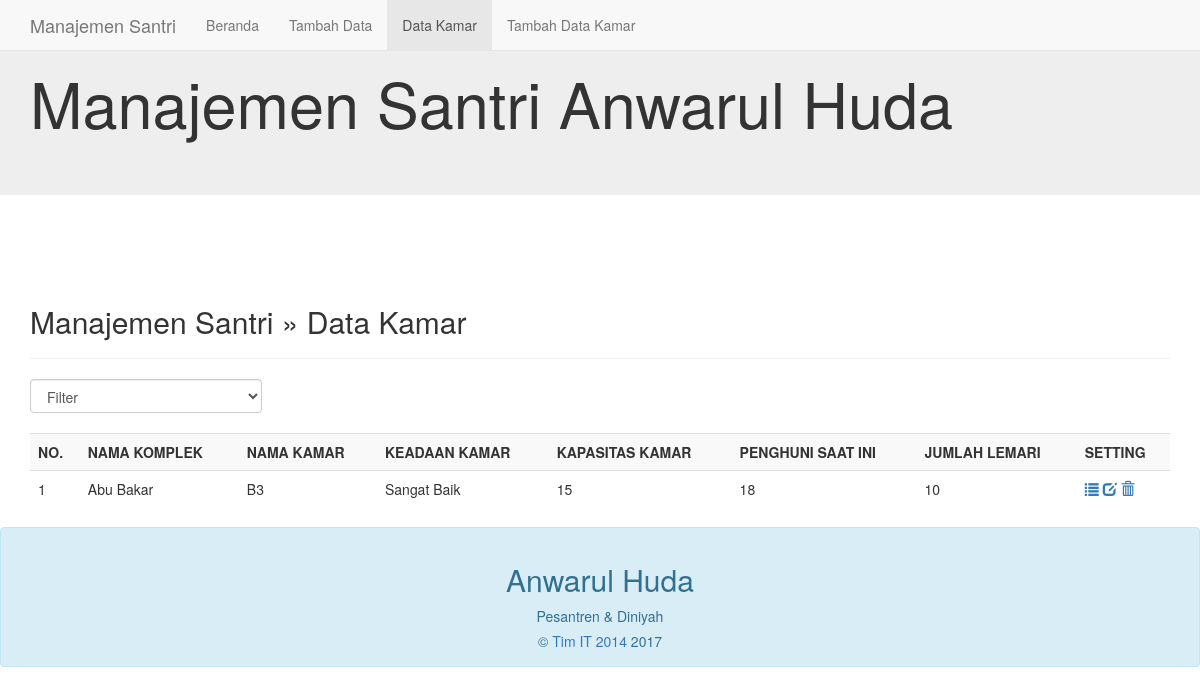
The page /datakamar.php on the database its author committed.
### tables this page shows
CREATE TABLE `data_kamar` (
  `nama_komplek` varchar(100) NOT NULL,
  `nama_kamar` varchar(100) NOT NULL DEFAULT '',
  `keadaan_kamar` varchar(100) NOT NULL,
  `kapasitas` int(11) NOT NULL,
  `penghuni_sekarang` int(11) NOT NULL,
  `jumlah_lemari` int(11) NOT NULL,
  `id_kamar` int(11) NOT NULL,
  `id_komplek` int(11) NOT NULL
);

### datakamar.php (the view, shortened to what this page needs)
<?php
include("koneksi.php");
?>
<!DOCTYPE html>
<html lang="en">
<head>
	<link href="css/bootstrap.min.css" rel="stylesheet">
</head>
<body>
	<header>
		<div class="jumbotron" >
			<div class="container" >
				<h1> Manajemen Santri Anwarul Huda</h1>
			</div>
		</div>
	</header>
	<nav class="navbar navbar-default navbar-fixed-top">
		<div class="container">
			<div class="navbar-header">
				<a class="navbar-brand hidden-xs hidden-sm" href="#">Manajemen Santri</a>
			</div>
			<div id="navbar" class="navbar-collapse collapse">
				<ul class="nav navbar-nav">
					<li><a href="index.php">Beranda</a></li>
					<li><a href="add.php">Tambah Data</a></li>
					<li class="active"><a href="datakamar.php">Data Kamar</a></li>
					<li><a href="add_kamar.php">Tambah Data Kamar</a></li>
				</ul>
			</div>
		</div>
	</nav>
	<div class="container">
		<div class="content">
			<h2>Manajemen Santri &raquo; Data Kamar</h2>
			<hr />
			<form class="form-inline" method="get">
				<div class="form-group">
					<select name="urut" class="form-control" onchange="form.submit()">
						<option value="0">Filter</option>
					</select>
				</div>
			</form>
			<br />
			<div class="table-responsive">
			<table class="table table-striped table-hover">
				<tr>
					<th>NO.</th>
					<th>NAMA KOMPLEK</th>
					<th>NAMA KAMAR</th>
					<th>KEADAAN KAMAR</th>
					<th>KAPASITAS KAMAR</th>
					<th>PENGHUNI SAAT INI</th>
					<th>JUMLAH LEMARI</th>
					<th>SETTING</th>
				</tr>
				<?php
				if($urut == '1'){
					$sql = mysqli_query($koneksi, "SELECT * FROM data_kamar WHERE kapasitas > penghuni_sekarang ORDER BY nama_kamar ASC");
				}
				else if($urut == '2'){
					$sql = mysqli_query($koneksi, "SELECT * FROM data_kamar WHERE kapasitas = penghuni_sekarang ORDER BY nama_kamar ASC");
				}
				else if($urut == '3'){
					$sql = mysqli_query($koneksi, "SELECT * FROM data_kamar WHERE kapasitas < penghuni_sekarang ORDER BY nama_kamar ASC");
				}
				else{
					$sql = mysqli_query($koneksi, "SELECT * FROM data_kamar ORDER BY nama_kamar ASC");
				}
				if(mysqli_num_rows($sql) == 0){
					echo '<tr><td colspan="8">Tidak ada data.</td></tr>';
				}else{
					$no = 1;
					while($row = mysqli_fetch_assoc($sql)){
						echo '
						<tr>
							<td>'.$no.'</td>
							<td>'.$row['nama_komplek'].'</td>
							<td>'.$row['nama_kamar'].'</td>
							<td>'.$row['keadaan_kamar'].'</td>
							<td>'.$row['kapasitas'].'</td>
							<td>'.$row['penghuni_sekarang'].'</td>
							<td>'.$row['jumlah_lemari'].'</td>
							<td>
								<a href="profile_kamar.php?nama_kamar='.$row['nama_kamar'].'" title="Lihat Detail"><span class="glyphicon glyphicon-list" aria-hidden="true"></span></a>
								<a href="edit_kamar.php?nama_kamar='.$row['nama_kamar'].'" title="Rubah Data"><span class="glyphicon glyphicon-edit" aria-hidden="true"></span></a>
								<a href="datakamar.php?aksi=delete&nama_kamar='.$row['nama_kamar'].'" title="Hapus Data" onclick="return confirm(\'Yakin Ingin Menghapus?\')"><span class="glyphicon glyphicon-trash" aria-hidden="true"></span></a>
							</td>
						</tr>
						';
						$no++;
					}
				}
				?>
			</table>
			</div>
		</div>
	</div>
	<div class="row-fluid">
			<div class="span12">
			  <div class="row-fluid">
				<div class="alert alert-info">
				  <h2 align="center">Anwarul Huda</h2>
				  <p class="text-info" align="center">Pesantren & Diniyah</p>
				  <p align="center">&copy; <a href="http://kureview">Tim IT 2014</a>&nbsp<?php echo date("Y");?></p>
				</div>
			  </div>
			</div>
	</div>
</body>
</html>

### datakamar.php (style rules this page uses)
.content { margin-top: 80px; }

### rows shown on the page
data_kamar: nama_komplek "Abu Bakar", nama_kamar "B3", keadaan_kamar "Sangat Baik", kapasitas "15", penghuni_sekarang "18", jumlah_lemari "10"
